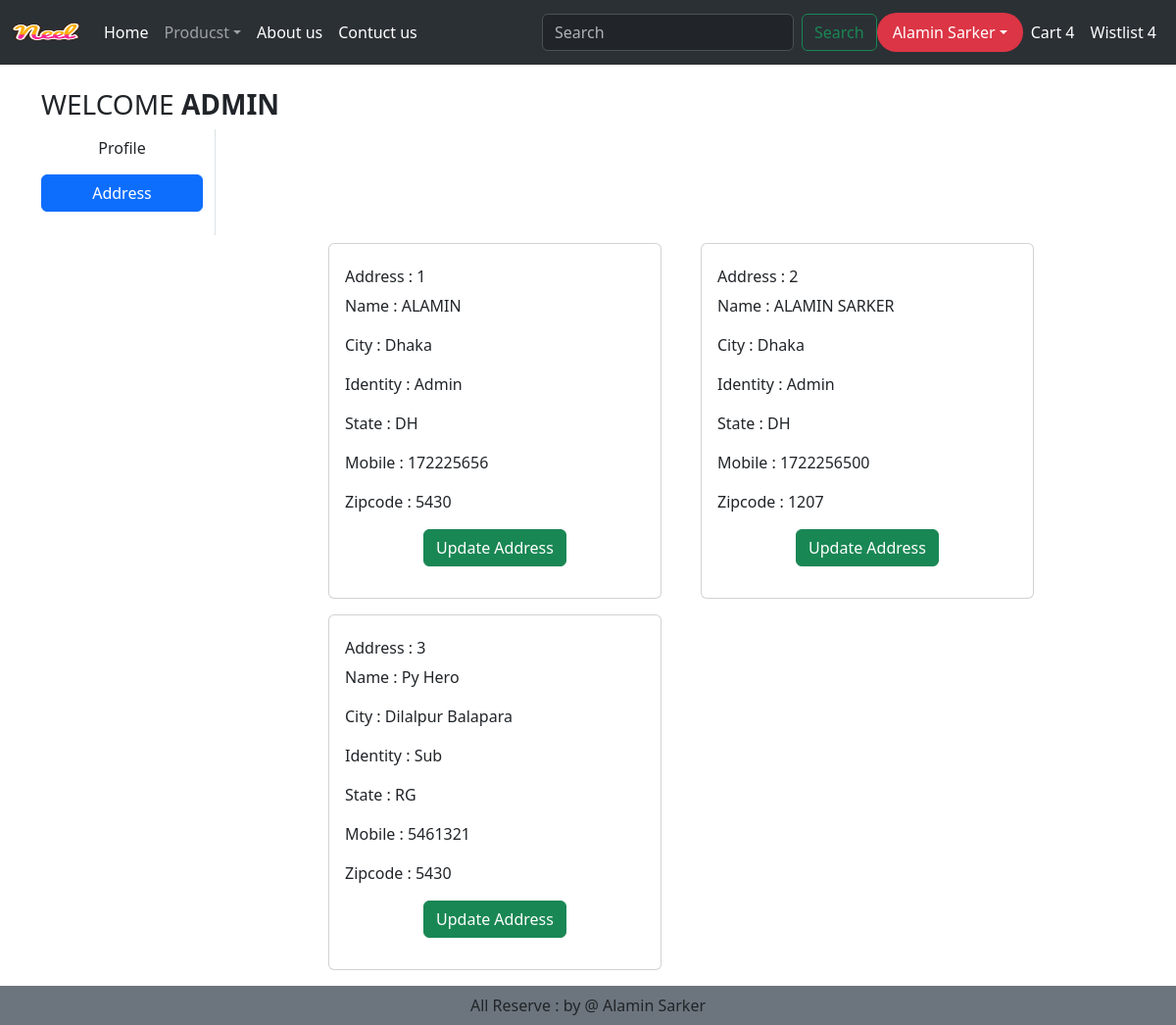
The page /address/ (signed in) on the database its author committed.
### mainapp/models.py (models this page shows, shortened)
class Customer(models.Model):
    user = models.ForeignKey(User, on_delete=models.CASCADE)
    name = models.CharField(max_length=255)
    identity = models.CharField(max_length=255)
    city = models.CharField(max_length=255)
    mobile = models.IntegerField(default=0)
    state = models.CharField(choices=STATE_LISTS, max_length=100)
    zipcode = models.IntegerField()

### mainapp/views.py (the view)
# urls.py: path('address/', address, name='address'),
def address(request):
    address = Customer.objects.filter(user=request.user)
    return render(request,'mainapp/address.html',locals())

### mainapp/templates/mainapp/address.html (shortened to what this page needs)
{% extends 'mainapp/base.html' %} {% load static %}  {% block main-content %}
<div class="container my-4">
  <div class="row">
    <h3 class="text-uppercase">Welcome <strong>{{request.user}}</strong></h3>
    <div class="col-sm-2 border-end">
      <ul class="list-unstyled">
        <li class="d-grid">
          <a class="btn" href="{% url 'profile'%}"> Profile </a>
        </li>
        <li class="d-grid">
          <a class="btn btn-primary my-2" href="{% url 'address'%}">
            Address
          </a>
        </li>
      </ul>
    </div>
    <div class="col-sm-8 offset-sm-3 mb-4">
      <div class="row">
        {% for add in address %}
        <div class="col-sm-6">
          <div class="card m-2">
            <div class="card-body">
              <h6 class="">Address : {{forloop.counter}}</h6>
              <p class="">Name : {{add.name}}</p>
              <p class="">City : {{add.city}}</p>
              <p class="">Identity : {{add.identity}}</p>
              <p class="">State : {{add.state}}</p>
              <p class="">Mobile : {{add.mobile}}</p>
              <p class="">Zipcode : {{add.zipcode}}</p>
              <p class="text-center">
                <a
                  type="button"
                  class="btn btn-success"
                  href="{% url 'updateAddress' pk=add.id %}"
                  >Update Address</a
                >
              </p>
            </div>
          </div>
        </div>
        {%endfor%}
      </div>
    </div>
  </div>
</div>
{% endblock main-content %}

### rows shown on the page
Customer: name "ALAMIN", city "Dhaka", identity "Admin", state "DH", mobile "172225656", zipcode "5430"
Customer: name "ALAMIN SARKER", city "Dhaka", identity "Admin", state "DH", mobile "1722256500", zipcode "1207"
Customer: name "Py Hero", city "Dilalpur Balapara", identity "Sub", state "RG", mobile "5461321", zipcode "5430"

### other values the page prints
{{ request.user }} "ADMIN"
